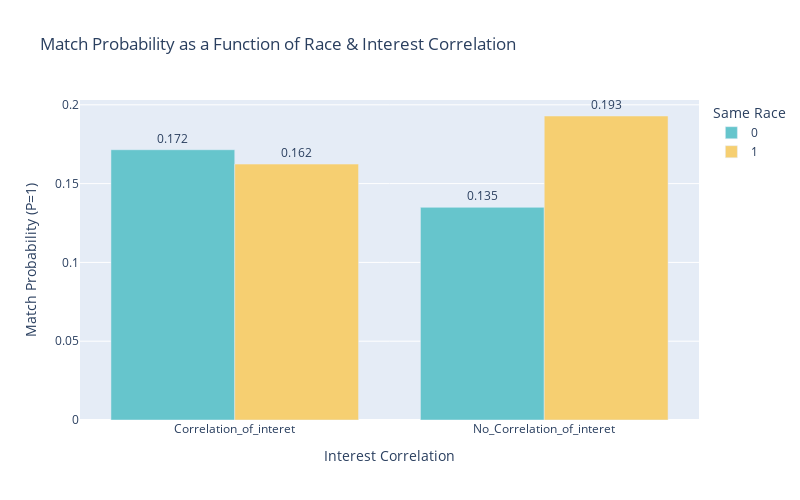

This figure's notebook cell:
### Code cell
# Calculer la moyenne de 'match' pour chaque combinaison (c'est la probabilité de match)
df_prob = data.groupby(['samerace', 'Corr_Statut'])['match'].mean().reset_index(name='P(Match=1)')

# Convertir les colonnes en chaînes de caractères pour une meilleure lisibilité du graphique
df_prob['samerace'] = df_prob['samerace'].astype(str)
df_prob['Corr_Statut'] = df_prob['Corr_Statut'].astype(str)

fig = px.bar(
    df_prob,
    x='Corr_Statut',
    y='P(Match=1)',
    color='samerace',
    barmode='group',
    title='Match Probability as a Function of Race & Interest Correlation',
    labels={'P(Match=1)': 'Match Probability (P=1)', 'samerace': 'Same Race', 'Corr_Statut': 'Interest Correlation'},
    width=800,
    height=500,
    color_discrete_sequence=px.colors.qualitative.Pastel
)

fig.update_traces(texttemplate='%{y:.3f}', textposition='outside')
fig.show()
fig.write_image("img/Match_ProbabVSCorr_Statut_Race.png")

### Figure 1 — Plotly figure (JSON) as saved in the notebook; plotly's stock layout.template omitted (floating-point values rounded to 4 significant figures)
{"data": [{"alignmentgroup": "True", "hovertemplate": "Same Race=0<br>Interest Correlation=%{x}<br>Match Probability (P=1)=%{y}<extra></extra>", "legendgroup": "0", "marker": {"color": "rgb(102, 197, 204)", "pattern": {"shape": ""}}, "name": "0", "offsetgroup": "0", "orientation": "v", "showlegend": true, "textposition": "outside", "texttemplate": "%{y:.3f}", "type": "bar", "x": ["Correlation_of_interet", "No_Correlation_of_interet"], "xaxis": "x", "y": [0.1715, 0.135], "yaxis": "y"}, {"alignmentgroup": "True", "hovertemplate": "Same Race=1<br>Interest Correlation=%{x}<br>Match Probability (P=1)=%{y}<extra></extra>", "legendgroup": "1", "marker": {"color": "rgb(246, 207, 113)", "pattern": {"shape": ""}}, "name": "1", "offsetgroup": "1", "orientation": "v", "showlegend": true, "textposition": "outside", "texttemplate": "%{y:.3f}", "type": "bar", "x": ["Correlation_of_interet", "No_Correlation_of_interet"], "xaxis": "x", "y": [0.1624, 0.1929], "yaxis": "y"}], "layout": {"barmode": "group", "height": 500, "legend": {"title": {"text": "Same Race"}, "tracegroupgap": 0}, "title": {"text": "Match Probability as a Function of Race & Interest Correlation"}, "width": 800, "xaxis": {"anchor": "y", "domain": [0, 1], "title": {"text": "Interest Correlation"}}, "yaxis": {"anchor": "x", "domain": [0, 1], "title": {"text": "Match Probability (P=1)"}}}}
